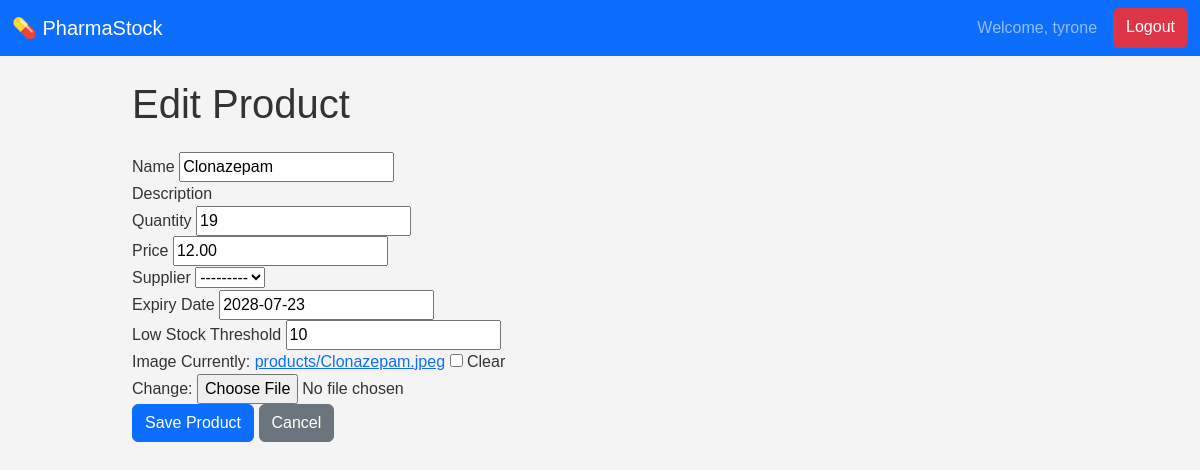
The page /edit/16/ (signed in) on the database as committed earlier.
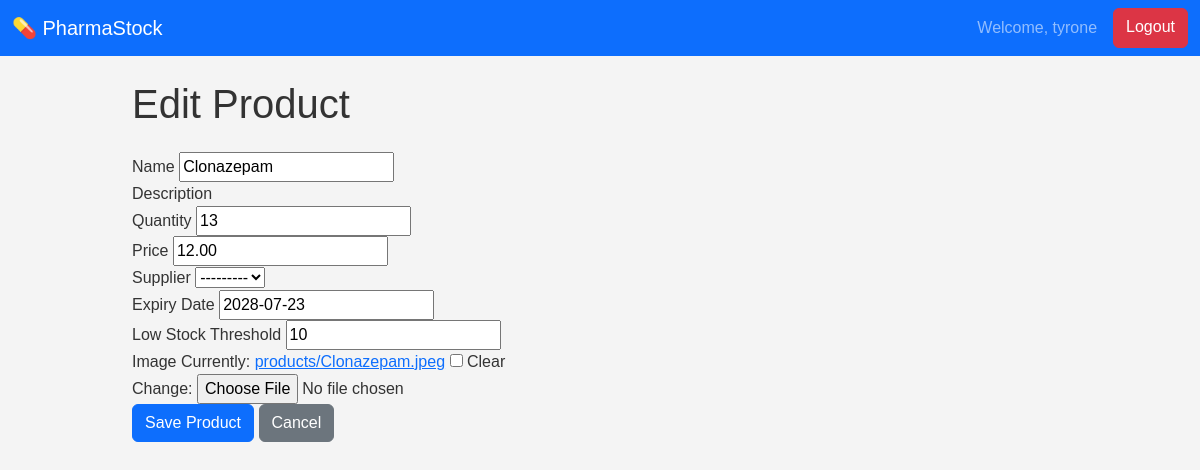
The same page on the database as committed later.
### inventory/models.py (models this page shows, shortened)
class Product(models.Model):
    name = models.CharField(max_length=100)
    category = models.CharField(max_length=50)
    quantity = models.PositiveIntegerField()
    expiry_date = models.DateField()
    price = models.DecimalField(max_digits=10, decimal_places=2, default=0.00)
    low_stock_threshold = models.PositiveIntegerField(default=10)
    supplier = models.ForeignKey(Supplier, on_delete=models.SET_NULL, null=True, blank=True)
    image = models.ImageField(upload_to='products/', blank=True, null=True)
    barcode = models.ImageField(upload_to='barcodes/', blank=True)

### inventory/views.py (the view)
# urls.py: path('edit/<int:pk>/', views.product_update, name='product_edit'),
@admin_required
def product_update(request, pk):
    product = get_object_or_404(Product, pk=pk)
    if request.method == 'POST':
        form = ProductForm(request.POST, instance=product)
        if form.is_valid():
            form.save()
            return redirect('product_list')
    else:
        form = ProductForm(instance=product)
    return render(request, 'inventory/product_form.html', {'form': form, 'action': 'Edit'})

### inventory/forms.py
class ProductForm(forms.ModelForm):
    class Meta:
        model = Product
        fields = '__all__'

### inventory/views.py (called while the page is built)
def admin_required(view_func):
    decorated_view_func = login_required(user_passes_test(lambda u: u.is_staff)(view_func))
    return decorated_view_func

### inventory/templates/inventory/product_form.html (shortened to what this page needs)
{% extends 'inventory/base.html' %}
{% block page_title %}{% if form.instance.pk %}Edit Product{% else %}Add a New Product{% endif %}{% endblock %}
{% block content %}
<div class="form-container">
    <form method="post" enctype="multipart/form-data">
        <div class="form-group">
            <label for="id_name">Name</label>
            {{ form.name }}
        </div>
        <div class="form-group">
            <label for="id_description">Description</label>
        </div>
        <div class="form-group">
            <label for="id_quantity">Quantity</label>
            {{ form.quantity }}
        </div>
        <div class="form-group">
            <label for="id_price">Price</label>
            {{ form.price }}
        </div>
        <div class="form-group">
            <label for="id_supplier">Supplier</label>
            {{ form.supplier }}
        </div>
        <div class="form-group">
            <label for="id_expiry_date">Expiry Date</label>
            {{ form.expiry_date }}
        </div>
        <div class="form-group">
            <label for="id_low_stock_threshold">Low Stock Threshold</label>
            {{ form.low_stock_threshold }}
        </div>
        <div class="form-group">
            <label for="id_image">Image</label>
            {{ form.image }}
        </div>
        <button type="submit" class="btn btn-primary">Save Product</button>
        <a href="{% url 'product_list' %}" class="btn btn-secondary">Cancel</a>
    </form>
</div>
{% endblock %}

Rows that differ between the two databases and show on the page:
changed Product "Clonazepam": quantity "19" → "13"
